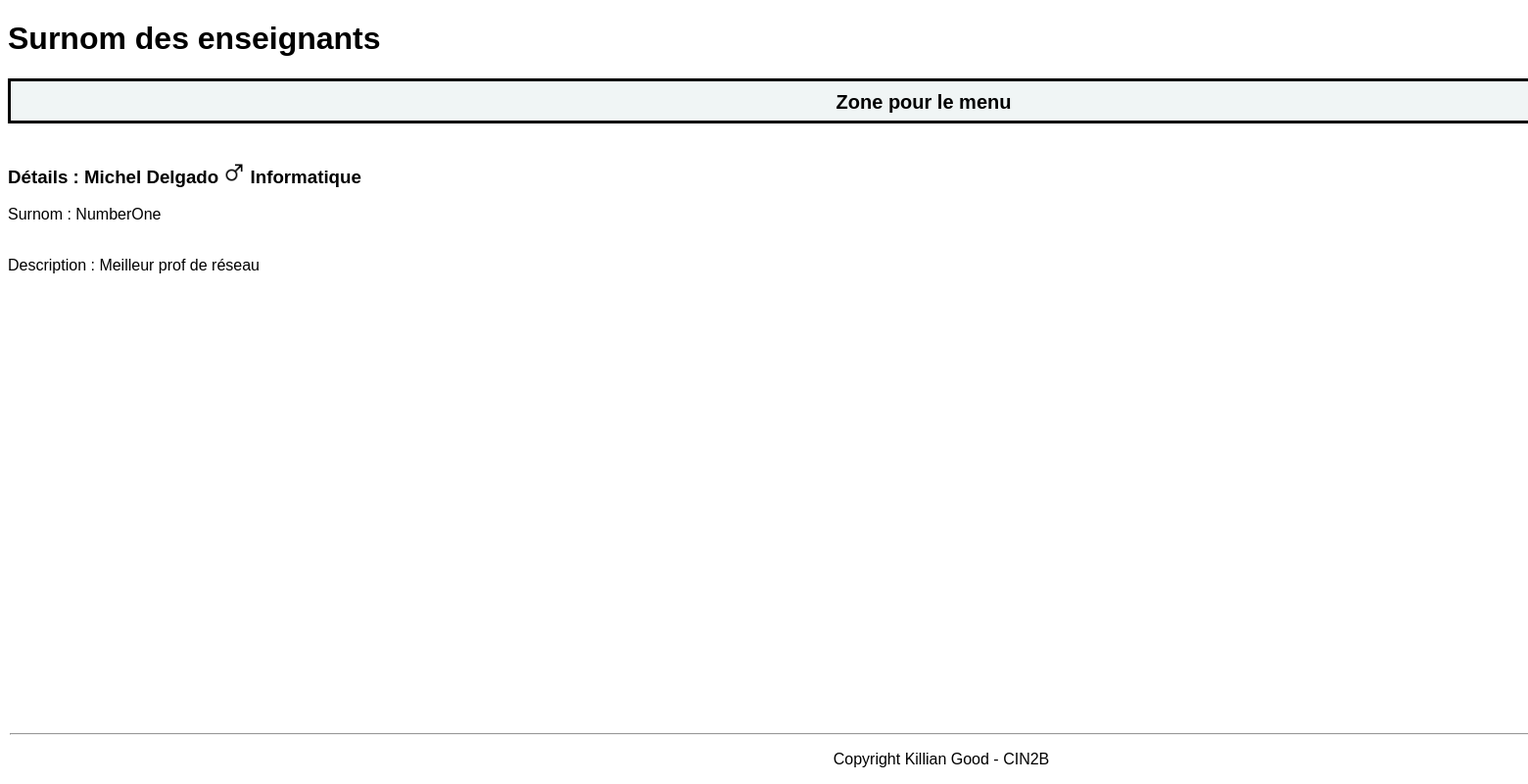
The page /Code/php/detail.php?idTeacher=3 on the database its author committed.
### tables this page shows
CREATE TABLE t_teacher(
	idTeacher int AUTO_INCREMENT PRIMARY KEY,
	teaFirstname varchar(50) NOT NULL,
	teaName varchar(50) NOT NULL,
	teaGender char(1) NOT NULL,
	teaNickname varchar(100) NOT NULL,
	teaOrigin varchar(255) NOT NULL);

CREATE TABLE t_section(
	idSection int AUTO_INCREMENT PRIMARY KEY,
	secName varchar(30) NOT NULL);

### Code/php/Database.php (called while the page is built, shortened)
<?php
 class Database {
    private $connector;
    public function __construct(){
    try{
        $this->connector = new PDO("mysql:host=localhost;dbname=db_nickname_kilgood;charset=utf8", "dbNicknameUser", "grp2B_21");
        }catch(PDOException $e){
            die("<h1>Impossible de se connecter à la base de données</h1> erreur :". $e->getMessage());
        }
    }
    private function querySimpleExecute($query){
        $req = $this->connector->query($query);
        return $req;
    }
    private function formatData($req){
        $results = $req->fetchALL(PDO::FETCH_ASSOC);
        return $results;
    }
    public function getOneTeacher(){
        $query = "SELECT * FROM t_teacher WHERE idTeacher =" . $_GET["idTeacher"];
        $reqExecuted = $this->querySimpleExecute($query);
        $results = $this->formatData($reqExecuted);
        return $results;
    }
    public function getAllSections(){
        $query = 'SELECT * FROM t_teaches JOIN t_teacher ON t_teaches.fkteacher = t_teacher.idTeacher JOIN t_section ON t_teaches.fksection = t_section.idSection';
        $reqExecuted = $this->querySimpleExecute($query);
        $results = $this->formatData($reqExecuted);
        return $results;
    }
 }
?>

### Code/php/detail.php (the view, shortened to what this page needs)
<?php
require "database.php";
$db = new Database();
$oneTeachers = $db->getOneTeacher();
$sections = $db->getAllSections();
?>
<!DOCTYPE html>
<html lang="fr">
    <head>
        <link href="../css/style.css" rel="stylesheet" type="text/css" />
    </head>
    <body>
        <h1>Surnom des enseignants</h1>
        <a href="#" class="button">Zone pour le menu</a>
        <?php foreach($oneTeachers as $oneTeacher): ?><?php
            if($oneTeacher["teaGender"] == "M") {
                $Gender = '<img src="../../icons/maleGender.png" width"22px" height="22px" alt="icons">';
            }
            else
            {
                $Gender = '<img src="../../icons/femaleGender.png" width"22px" height="22px" alt="icons">';
            }
            ?>
        <?php foreach($sections as $section) {} ?>
        <h3> Détails : <?= $oneTeacher["teaFirstname"] . " " . $oneTeacher["teaName"]  . " " . $Gender . " " . $section["secName"]?></h3>
        <p>Surnom :  <?= $oneTeacher["teaNickname"] ?></p>
        <p><br>Description :  <?= $oneTeacher["teaOrigin"]  ?></p>
         <?php endforeach; ?>
    </body>
    <footer>
        <hr style="width:1900px;text-align:left;margin-left:0">
            <p>Copyright Killian Good - CIN2B</p>
    </footer>
</html>

### Code/css/style.css (style rules this page uses)
html { font-family: Arial, Helvetica, sans-serif; }
.button { background-color: #f0f5f5; border: none; color: black; padding: 15px 32px; padding-top: 10px; text-align: center; display: inline-block; width: 1800px; height: 15px; font-weight: bold; text-decoration: none; border-style: solid; font-size: 20px; }
footer { position: fixed; left: 0; bottom: 0; text-align: fixed; text-align: center; padding-left: 10px; padding-right: 10px; }
img { padding-top: 20px; }

### rows shown on the page
t_teacher: teaFirstname "Michel", teaName "Delgado", teaNickname "NumberOne", teaOrigin "Meilleur prof de réseau"
t_section: secName "Informatique"
